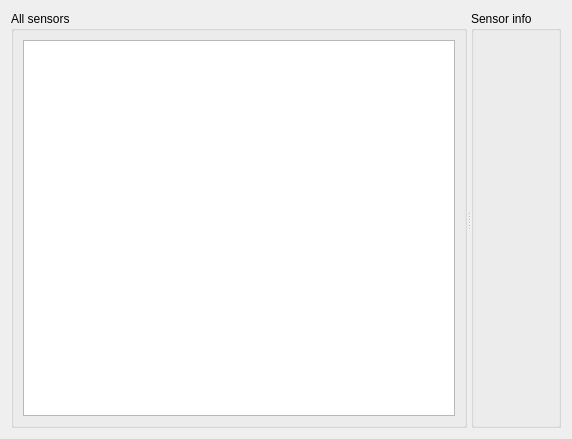
<?xml version="1.0" encoding="UTF-8"?>
<ui version="4.0">
 <class>UiSensorsWidget</class>
 <widget class="QWidget" name="UiSensorsWidget">
  <property name="geometry">
   <rect>
    <x>0</x>
    <y>0</y>
    <width>572</width>
    <height>439</height>
   </rect>
  </property>
  <property name="windowTitle">
   <string>Form</string>
  </property>
  <layout class="QVBoxLayout" name="verticalLayout_3">
   <item>
    <widget class="QSplitter" name="splitter">
     <property name="orientation">
      <enum>Qt::Horizontal</enum>
     </property>
     <widget class="QGroupBox" name="groupBox">
      <property name="title">
       <string>All sensors</string>
      </property>
      <layout class="QVBoxLayout" name="verticalLayout">
       <item>
        <widget class="QTableView" name="tableView"/>
       </item>
      </layout>
     </widget>
     <widget class="QGroupBox" name="groupBox_2">
      <property name="title">
       <string>Sensor info</string>
      </property>
      <layout class="QVBoxLayout" name="verticalLayout_2">
       <item>
        <widget class="QWidget" name="widget" native="true"/>
       </item>
      </layout>
     </widget>
    </widget>
   </item>
  </layout>
 </widget>
 <resources/>
 <connections/>
</ui>
